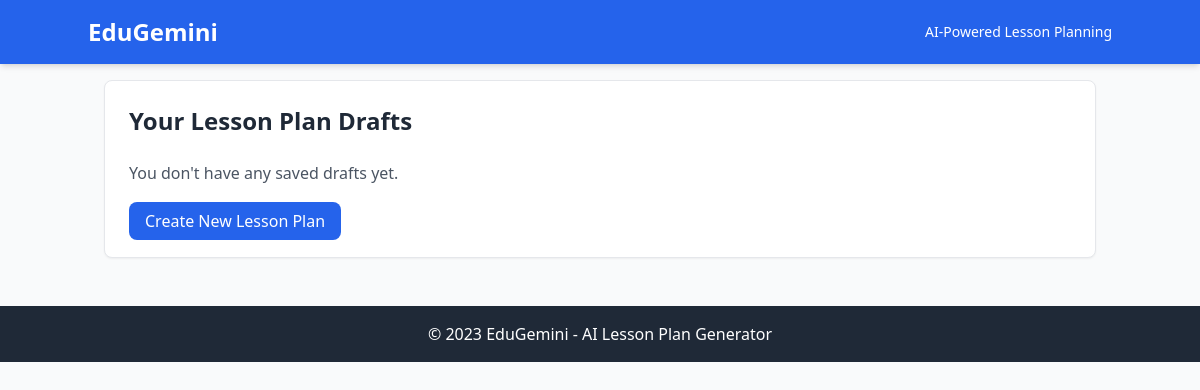
The page /drafts/ (signed in) on the database as committed earlier.
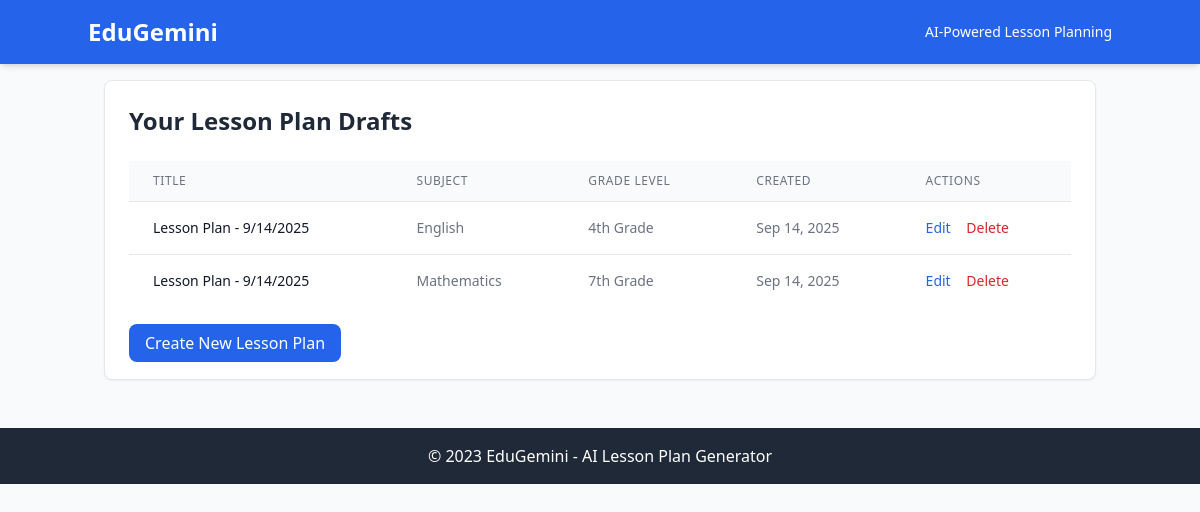
The same page on the database as committed later.
### lessonGenerator/models.py (models this page shows, shortened)
class LessonPlan(models.Model):
    DRAFT = 'draft'
    FINAL = 'final'
    STATUS_CHOICES = [
        (DRAFT, 'Draft'),
        (FINAL, 'Final'),
    ]
    title = models.CharField(max_length=200)
    subject = models.CharField(max_length=100)
    grade_level = models.CharField(max_length=50)
    quarter = models.CharField(max_length=50, blank=True)
    duration = models.IntegerField()  # in minutes
    population = models.IntegerField()  # number of students
    learning_objectives = models.TextField()
    subject_matter = models.TextField()
    materials_needed = models.TextField()
    introduction = models.TextField()
    instruction = models.TextField()
    application = models.TextField()
    evaluation = models.TextField()
    assessment = models.TextField()
    generated_content = models.TextField()  # AI-generated content
    status = models.CharField(max_length=10, choices=STATUS_CHOICES, default=DRAFT)
    created_by = models.ForeignKey(settings.AUTH_USER_MODEL, on_delete=models.CASCADE)  # ✅ Changed from User to settings.AUTH_USER_MODEL
    created_at = models.DateTimeField(auto_now_add=True)
    updated_at = models.DateTimeField(auto_now=True)

### lessonGenerator/views.py (the view)
# urls.py: path('drafts/', views.draft_list, name='draft_list'),
@login_required
def draft_list(request):
    drafts = LessonPlan.objects.filter(created_by=request.user, status=LessonPlan.DRAFT).order_by('-created_at')
    return render(request, 'lessonGenerator/draft_list.html', {'drafts': drafts})

### lessonGenerator/templates/lessonGenerator/draft_list.html
{% extends 'lessonGenerator/base.html' %}
{% block content %}
<div class="bg-white rounded-lg shadow-sm border border-gray-200 p-6">
    <h2 class="text-2xl font-bold text-gray-800 mb-6">Your Lesson Plan Drafts</h2>
    {% if drafts %}
    <div class="overflow-x-auto">
        <table class="min-w-full divide-y divide-gray-200">
            <thead class="bg-gray-50">
                <tr>
                    <th class="px-6 py-3 text-left text-xs font-medium text-gray-500 uppercase tracking-wider">Title</th>
                    <th class="px-6 py-3 text-left text-xs font-medium text-gray-500 uppercase tracking-wider">Subject</th>
                    <th class="px-6 py-3 text-left text-xs font-medium text-gray-500 uppercase tracking-wider">Grade Level</th>
                    <th class="px-6 py-3 text-left text-xs font-medium text-gray-500 uppercase tracking-wider">Created</th>
                    <th class="px-6 py-3 text-left text-xs font-medium text-gray-500 uppercase tracking-wider">Actions</th>
                </tr>
            </thead>
            <tbody class="bg-white divide-y divide-gray-200">
                {% for draft in drafts %}
                <tr>
                    <td class="px-6 py-4 whitespace-nowrap text-sm font-medium text-gray-900">{{ draft.title }}</td>
                    <td class="px-6 py-4 whitespace-nowrap text-sm text-gray-500">{{ draft.subject }}</td>
                    <td class="px-6 py-4 whitespace-nowrap text-sm text-gray-500">{{ draft.grade_level }}</td>
                    <td class="px-6 py-4 whitespace-nowrap text-sm text-gray-500">{{ draft.created_at|date:"M d, Y" }}</td>
                    <td class="px-6 py-4 whitespace-nowrap text-sm font-medium">
                        <a href="{% url 'edit_draft' draft.id %}" class="text-blue-600 hover:text-blue-900 mr-3">Edit</a>
                        <a href="#" class="text-red-600 hover:text-red-900">Delete</a>
                    </td>
                </tr>
                {% endfor %}
            </tbody>
        </table>
    </div>
    {% else %}
    <p class="text-gray-600">You don't have any saved drafts yet.</p>
    {% endif %}
    <div class="mt-6">
        <a href="{% url 'lesson_ai' %}" class="bg-blue-600 hover:bg-blue-700 text-white px-4 py-2 rounded-lg font-medium">
            Create New Lesson Plan
        </a>
    </div>
</div>
{% endblock %}

### lessonGenerator/templates/lessonGenerator/base.html (shortened to what this page needs)
<!DOCTYPE html>
<html lang="en">
<head>
    <script src="https://cdn.tailwindcss.com"></script>
</head>
<body class="bg-gray-50">
    <nav class="bg-blue-600 text-white p-4 shadow-md">
        <div class="container mx-auto flex justify-between items-center">
            <h1 class="text-2xl font-bold">EduGemini</h1>
            <span class="text-sm">AI-Powered Lesson Planning</span>
        </div>
    </nav>
    <main class="container mx-auto p-4">
        {% block content %}
        {% endblock %}
    </main>
    <footer class="bg-gray-800 text-white text-center p-4 mt-8">
        <p>© 2023 EduGemini - AI Lesson Plan Generator</p>
    </footer>
</body>
</html>

Rows that differ between the two databases and show on the page:
added LessonPlan: title "Lesson Plan - 9/14/2025", subject "English", grade_level "4th Grade", created_at "Sep 14, 2025"
added LessonPlan: title "Lesson Plan - 9/14/2025", subject "Mathematics", grade_level "7th Grade", created_at "Sep 14, 2025"
Other text that changed with them:
text no longer shown: "You don't have any saved drafts yet."
text now shown: "TITLE SUBJECT GRADE LEVEL CREATED ACTIONS"
